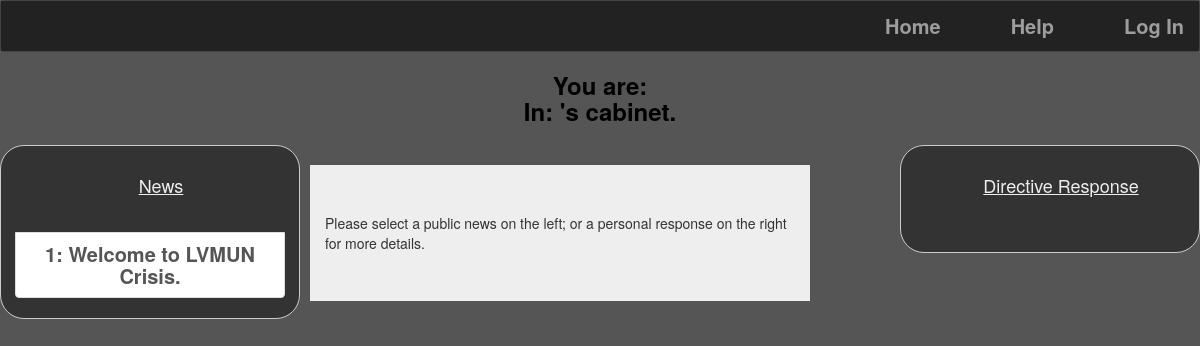
Page /WebsiteOutput/profile.php on the earlier database version.
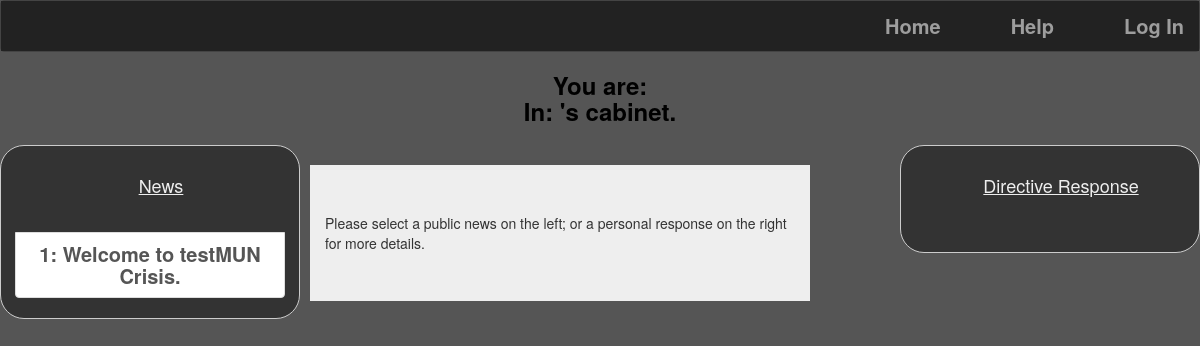
Same page on the later database version.
### tables this page shows
CREATE TABLE IF NOT EXISTS `NavBar` (
  `ID` int(11) NOT NULL,
  `Name` varchar(20) NOT NULL,
  `URL` varchar(255) NOT NULL,
  `Privacy` int(11) NOT NULL
);

CREATE TABLE IF NOT EXISTS `News` (
  `NewsNumber` int(5) NOT NULL,
  `NewsTitle` text NOT NULL,
  `NewsDescription` text NOT NULL,
  `NewsImage` text
);

### WebsiteOutput/newsProfile.php (the view, shortened to what this page needs)
	<div class="col-xs-3 col-sm-3 sidebarJS" id="alreadyAThing" style='float:left;'>
	<div class="list-group" id="listgroupJSItem">
	<h4 style="padding: 0px 60px 0px 60px"> News </h4>
	<br>
<?php
		$con = mysqli_connect("localhost", "d5g9x9d8_user","1qwerty1","d5g9x9d8_test2AndrewForLife") or die(mysql_error());
		$result = $con->query("SELECT * FROM News ORDER BY NewsNumber ASC");
		if ($result->num_rows > 0) {
			$myArray = array();
			$publicNewsNumber = 0;
		     while($row = $result->fetch_assoc()) {
		    	$publicNewsNumber ++;
		     	if (isset($_GET['message'])) {
					$message = $_GET['message'];
					if ($message === $row["NewsNumber"]) {
				     	$arrayElement = "<a class='list-group-item active' href='profile.php?message="  . $row["NewsNumber"] . "'>" . $publicNewsNumber . ": " . $row["NewsTitle"] . "</a> ";
				     	$publicDisplayNewsNumber = $publicNewsNumber;
					}else {
						$arrayElement = "<a class='list-group-item' href='profile.php?message="  . $row["NewsNumber"] . "'>" . $publicNewsNumber . ": " . $row["NewsTitle"] . "</a> ";
					}
				}else {
			     	$arrayElement =  "<a class='list-group-item' href='profile.php?message="  . $row["NewsNumber"] . "'>" . $publicNewsNumber . ": " . $row["NewsTitle"] . "</a> ";
		    	}
		     	$myArray[] = $arrayElement;
		     }
		     $myArray = array_reverse($myArray);
		     foreach ($myArray as $element) {
		     	echo $element;
		     }
		}
	?>
		</div>
		</div>

### WebsiteOutput/header.php (shortened to what this page needs)
<!DOCTYPE html>
<html>
	<head>
		<link rel="stylesheet" href="https://maxcdn.bootstrapcdn.com/bootstrap/3.3.6/css/bootstrap.min.css">
		<link href="stylesheet.css" type ="text/css" rel ="stylesheet" />
		<title><?php
			$con = mysqli_connect("localhost", "d5g9x9d8_user","1qwerty1","d5g9x9d8_test2AndrewForLife") or die(mysql_error());
			?>
	</head>
<body onload="logOnCheck()" style="background-image:url( <?php
		$result = $con->query("SELECT * FROM `GlobalVariables` WHERE `VariableName` = 'backgroundImage'");
		while($row = $result->fetch_assoc()) {
			echo $row['VariableValue'];
		}
		 ?>); background-position:0% 50px;background-repeat: repeat">
<?
	function createNavBar(){
		$con = mysqli_connect("localhost", "d5g9x9d8_user","1qwerty1","d5g9x9d8_test2AndrewForLife") or die(mysql_error());
		if ($_COOKIE['loggedIn'] === 'YES') {
			if ($_COOKIE['isBackroom'] === 'f') {
				if ($_COOKIE['isChair'] === 'f') {
					$navBarResult = $con->query("SELECT * FROM `NavBar` WHERE `Privacy` = 1 OR `Privacy` = 2 ORDER BY `ID`");
				}else {
					$navBarResult = $con->query("SELECT * FROM `NavBar` WHERE `Privacy` = 1 OR `Privacy` = 2 OR `Privacy` = 3 ORDER BY `ID`");
				}
			}else if ($_COOKIE['isBackroom'] === 't') {
				$navBarResult = $con->query("SELECT * FROM `NavBar` WHERE `Privacy` = 1 OR `Privacy` = 4 ORDER BY `ID`");
			}else if ($_COOKIE['isBackroom'] === 'a') {
				$navBarResult = $con->query("SELECT * FROM `NavBar` WHERE `Privacy` = 1 OR `Privacy` = 4 OR `Privacy` = 5 ORDER BY `ID`");
			}
			echo' 	<nav class="navbar navbar-inverse">
			 <div class="container-fluid navbar-inverse">
		      <ul class="nav navbar-nav navbar-right navbar-inverse">';
			while($row = $navBarResult->fetch_assoc()) {
				echo' <li id="'.$row["Name"].'"><a href="'.$row['URL'].'">'.$row['Name'].'';
				if ($row['URL'] === 'profile.php'){
					$result = $con->query("SELECT * FROM Responses WHERE `readByDelegate` = 'f' AND `Recipient` = '".$_COOKIE['user']."'");
					if ($result->num_rows > 0) {
						echo " <span class='badge'> ". $result->num_rows." </span>";
					}
				}else if ($row['URL'] === 'directiveConfirmation.php'){
					$result = $con->query("SELECT * FROM Directives WHERE Status = 'Frozen' AND DirectiveCommittee = '".$_COOKIE['committee']."' ");
					if ($result->num_rows > 0) {
					    echo " <span class='badge progress-bar-danger'>".$result->num_rows."</span>";
					}
				}else if ($row['URL'] === 'backroomReserve.php'){
					$result = $con->query("SELECT * FROM  `Directives` WHERE  `Status` = '".$_COOKIE['user']."'");
					if ($result->num_rows > 0) {
						while($row = $result->fetch_assoc()) {
						    echo " <span id='backroomReserve' class='badge'>".$row['DirectiveNumber']."</span>";
					    }
					}
				}
				echo "</a>
				</li>";
			}
			echo '<li ><a id="logOut" ahref = "index.php" onclick="logOut()">Log out</a></li>';
			echo "</ul></div></nav>";
		}else {
			$navBarResult = $con->query("SELECT * FROM `NavBar` WHERE `Privacy` = 0 ORDER BY `ID`");
						echo' 	<nav class="navbar navbar-inverse ">
			 <div class="container-fluid navbar-inverse ">
		      <ul class="nav navbar-nav navbar-right navbar-inverse">';
			while($row = $navBarResult->fetch_assoc()) {
				echo' <li id="'.$row["Name"].'"><a href="'.$row['URL'].'">'.$row['Name'].'';
				echo "</a>
				</li>";
			}
			echo '<li id="logInFormButton"><a id="logIn" ahref = "index.php" onclick="showLogInForm()">Log In</a></li>';
			echo "</ul><div class ='col-xs-6 col-sm-6 col-md-6 col-lg-6 col-xs-offset-3 col-sm-offset-3 col-md-offset-3 col-lg-offset-3 panel panel-login' id='logInForm' style='display: none;'><form method='POST' action='connectivity.php' id='login-form' role='form'><br>
				<div class='form-group'>
					<input type='text' name='user' id='username' tabindex='1' class='form-control' placeholder=
					'Username'";
				echo"</div>
				<div class='form-group'>
					<input type='password' name='pass' id='password' tabindex='2' class='form-control' placeholder='Password'";
					 	echo' />
				</div>
				<div class="form-group text-center">
					<input type="checkbox" tabindex="3" name="remember" id="remember"';
					 	echo'/>
					<label for="remember"> Remember Me</label>
				</div>
					<div class="row">
				<div class="form-group">
						<div class="col-sm-6">
							<input type="submit" name="submit" id="button" tabindex="4" class="form-control btn btn-login" value="Log-In" />
						</div>
				</div>
				<div class="form-group">
						<div class="col-sm-6">
							<div class="text-center">
								<a href="help.php" class="forgot-password">Forgot Password?</a>
							</div>
						</div>
					</div>
				</div>
			</form>
			</div>';
			echo "</div></nav>";
		}
	}
	createNavBar();
?>

### WebsiteOutput/profile.php (shortened to what this page needs)
<?php include 'preHeaderFrontroom.php';include 'header.php';?>
	<h3 style='color:black'><b> <?php
		$con = mysqli_connect("localhost", "d5g9x9d8_user","1qwerty1","d5g9x9d8_test2AndrewForLife") or die(mysql_error());
		$result = $con->query("SELECT * FROM Cabinets");
	    while($row = $result->fetch_assoc()) {
	    	if ($row['ID'] === $_COOKIE['committee']){
	    		$cabinet = $row['CabinetName'];
	    		break;
	    	}
	    }		echo "You are: " . $_COOKIE['name'] . " <br>In: " . $cabinet ."'s cabinet.";
	    ?> </b></h3>
	<h3 id="appendMe" >
<?php include 'newsProfile.php';?>
	</h3>
	<h3 id="appendMe" >
	<div class="col-xs-3 col-sm-3 sidebarJS" id="profileRHS" style='float:right;'>
	<div class="list-group" id="listgroupJSItem">
<?php
	echo "	<h4>" . $_COOKIE['name'] . " Directive Response</h4> <br>";
	?>
		</div>
		</div>
	</h3>
		<br>
		<?php
		$con = mysqli_connect("localhost", "d5g9x9d8_user","1qwerty1","d5g9x9d8_test2AndrewForLife") or die(mysql_error());
			echo "<div class='jumbotron col-xs-5 col-sm-5' id='jumbotron'>";
			if(is_numeric(($_GET['message']))) {
				$result = $con->query("SELECT * FROM News");
				if ($result->num_rows > 0) {
				    while($row = $result->fetch_assoc()) {
				    	if ($_GET['message'] === $row["NewsNumber"]) {
							echo "<p><b>" . $row["NewsNumber"] . ": " . $row["NewsTitle"] . "</b></p> <br>" . $row["NewsDescription"];
							if ($row['NewsImage'] !== 'NULL') {
				    				echo "<br> <br><img style='width:100%; height:100%' src='".$row['NewsImage']."' align='middle'/>";
							}
		    			}
					}
				}
			}else {
				echo "Please select a public news on the left; or a personal response on the right for more details.";
			}
			echo "</div>";
			?>
</body>
</html>

Differences in the rows shown:
changed news: NewsTitle "Welcome to LVMUN Crisis." → "Welcome to testMUN Crisis."
